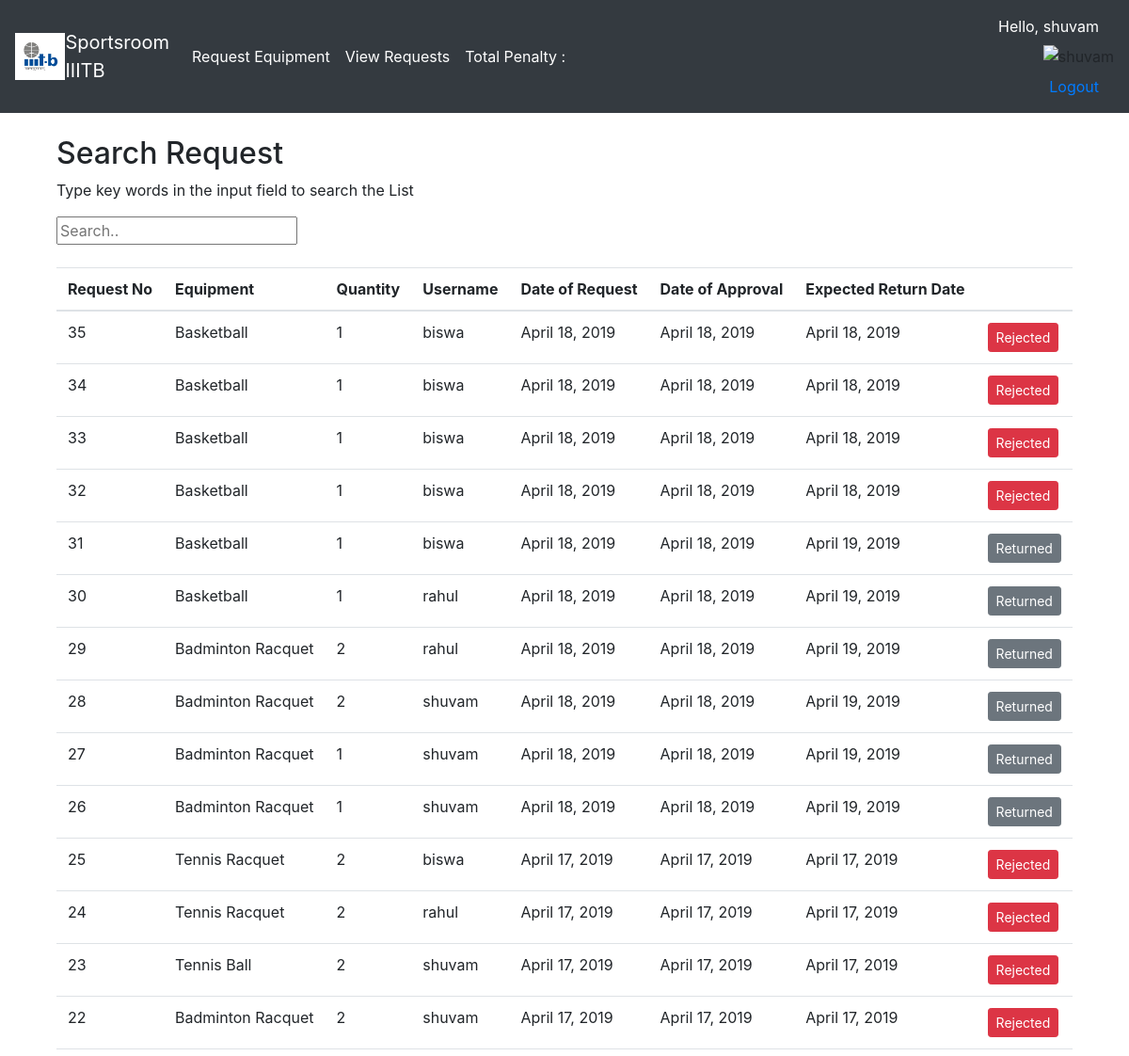
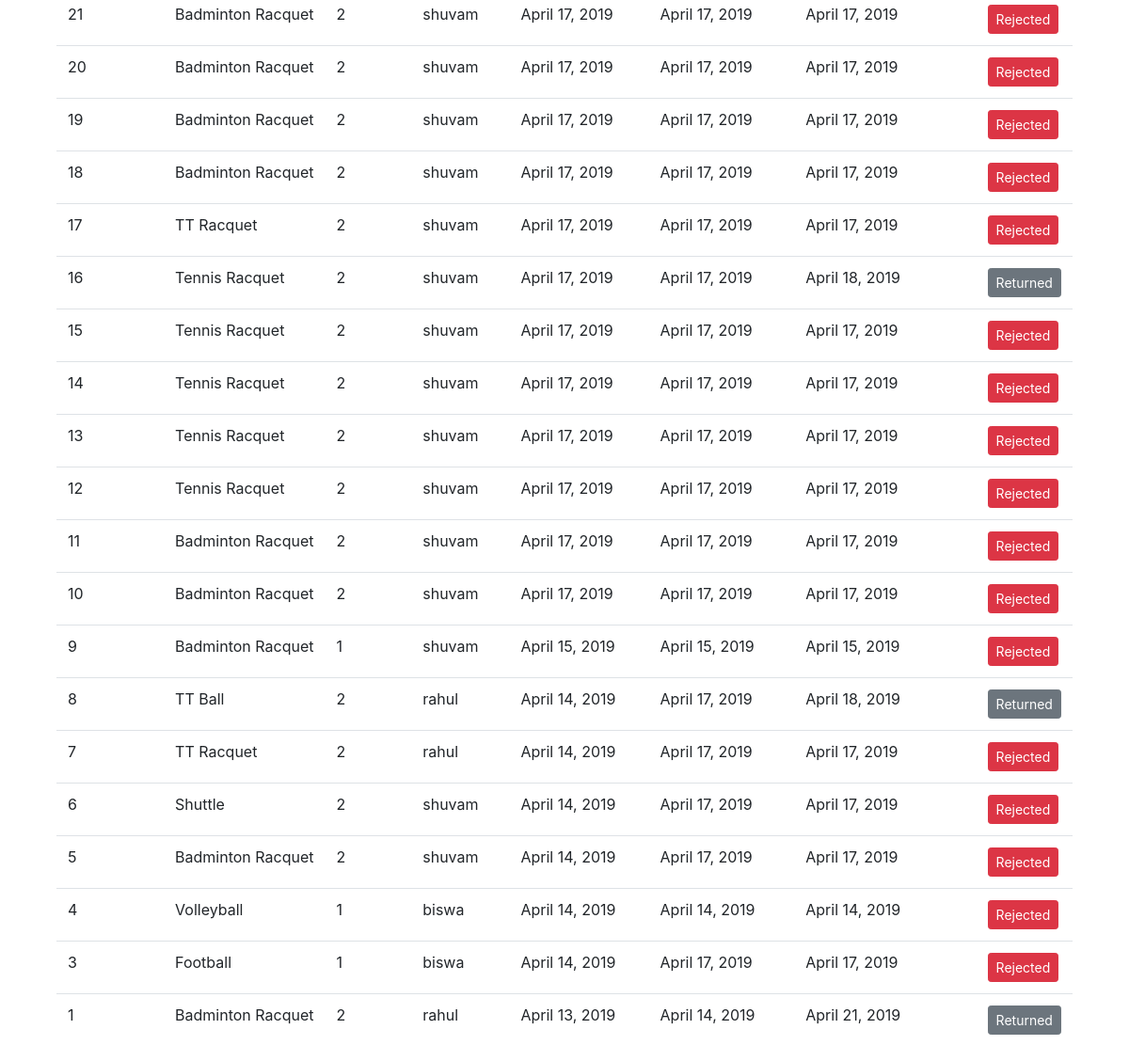
The app's page /sportsEquipment/approvedRequest/ (signed in), older data (2 pictures, top to bottom).
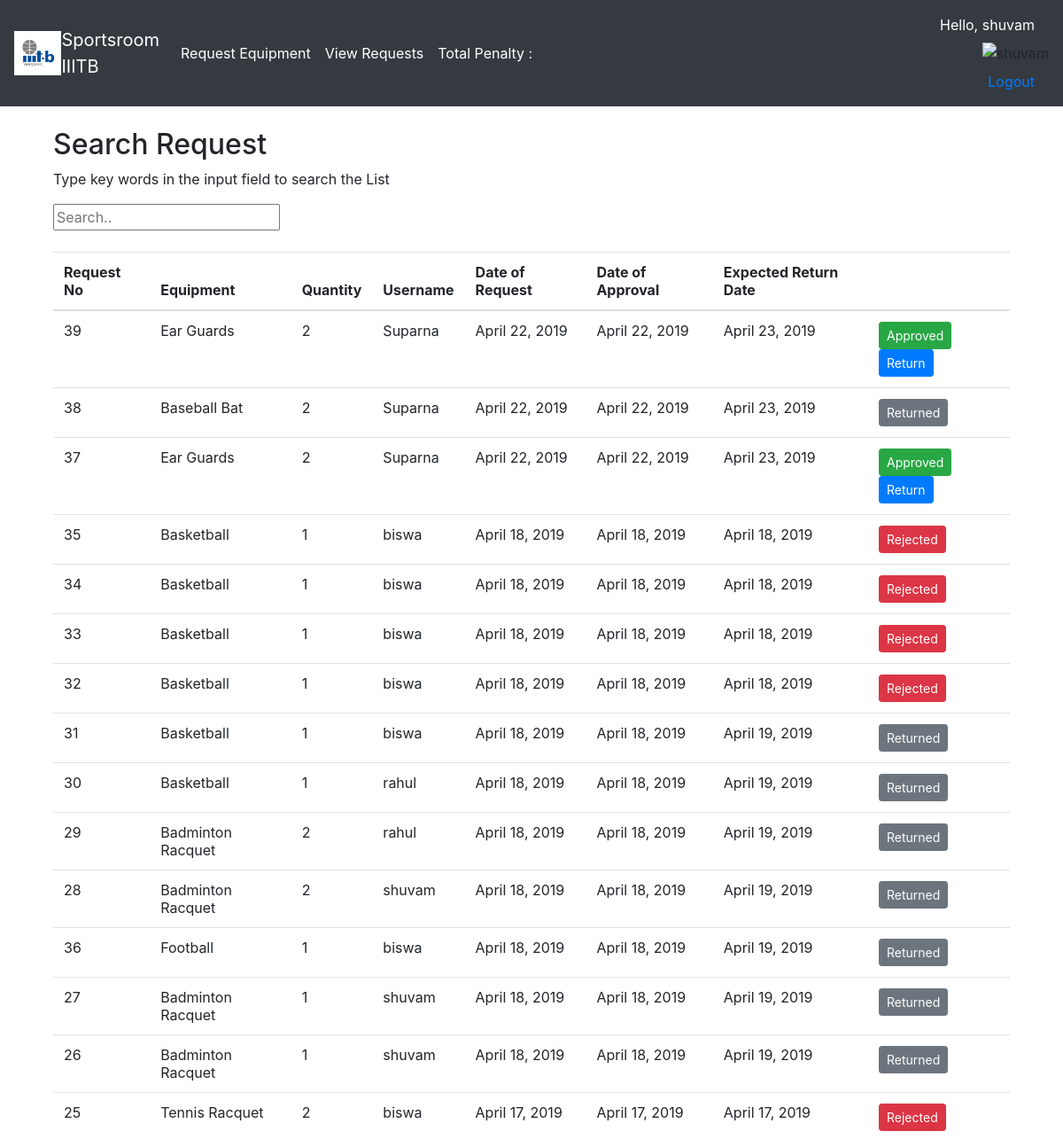
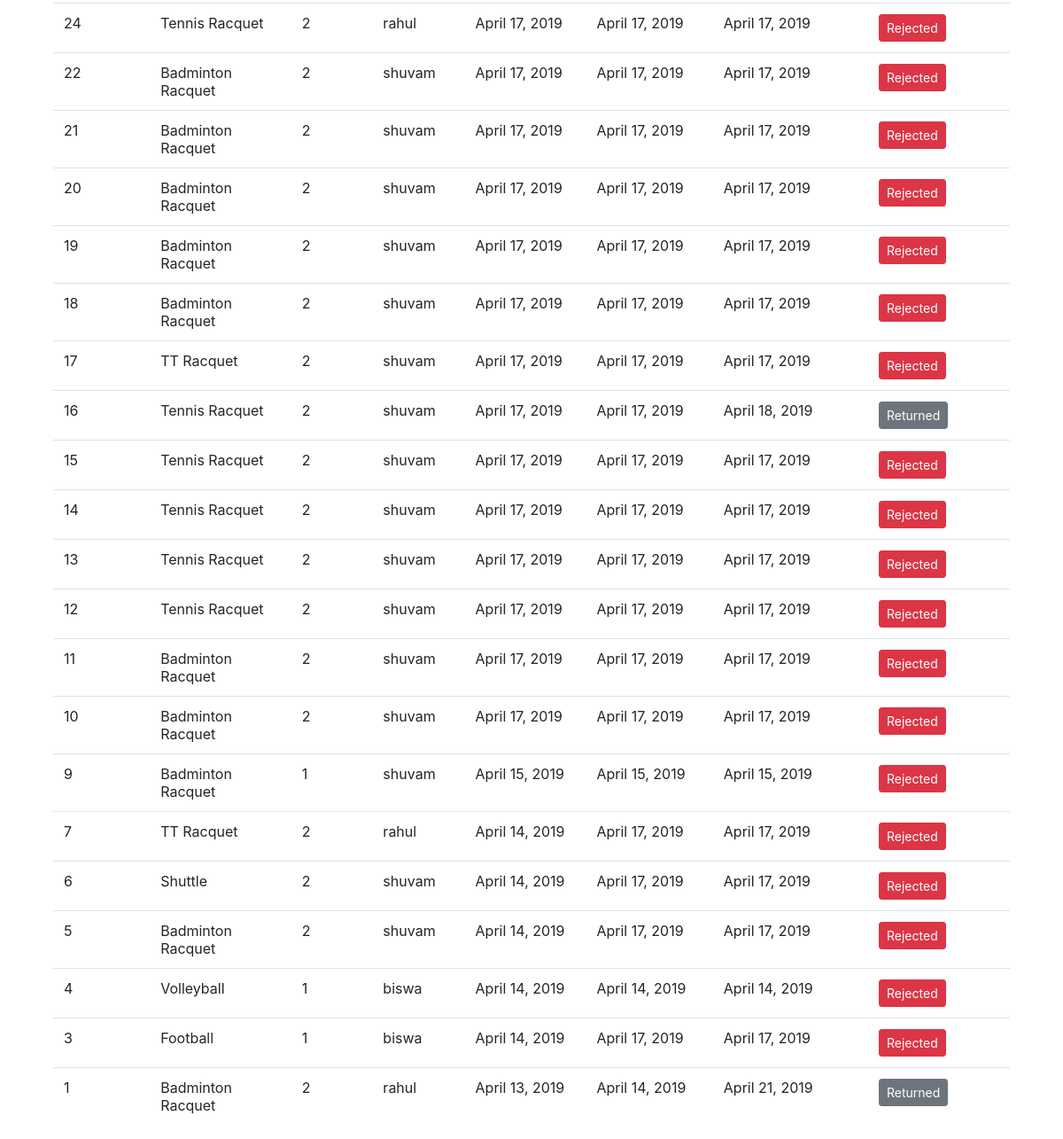
The same page, newer data (2 pictures, top to bottom).
### sportsEquipment/models.py (models this page shows, shortened)
class EquipmentRequest(models.Model):
    reqId           =   models.AutoField(primary_key=True)
    eqp             =   models.ForeignKey(Equipments,on_delete=models.CASCADE)
    quantity        =   models.IntegerField(validators=[MinValueValidator(1), MaxValueValidator(2)])
    user            =   models.ForeignKey(User,on_delete=models.CASCADE)
    dtOfRequest     =   models.DateTimeField()
    dtAvailed       =   models.DateTimeField(null=True)
    dtOfExpRet      =   models.DateTimeField(null=True)
    dtOfActualRet   =   models.DateTimeField(null=True)
    penalty         =   models.IntegerField(default=0)
    choices = (
        (0, 'PENDING'),
        (1, 'ACCEPTED'),
        (2, 'REJECTED'),
        (3, 'RETURNED')
    )
    reqStatus       =   models.IntegerField(default=0,choices=choices)

class Equipments(models.Model):
    eqpId       = models.AutoField(primary_key=True)
    eqpName     = models.CharField(max_length=50)
    eqpQuantity = models.IntegerField(validators=[MinValueValidator(1)])
    eqpQuantityTaken = models.IntegerField(default=0,validators=[MaxValueValidator(eqpQuantity)])

### sportsEquipment/views.py (the view)
# urls.py: path(r'approvedRequest/',views.approvedRequest,name='approvedRequest'),
@login_required
def approvedRequest(request):
    lstProcessedRequest = list(EquipmentRequest.objects.filter(reqStatus__in = [1,2,3]).order_by('-dtOfRequest'))
    print("No of processed requests: ", len(lstProcessedRequest))
    return render(request, 'AdminUser/processedRequest.html', {'lstProcessedRequest': lstProcessedRequest});

### templates/AdminUser/processedRequest.html (shortened to what this page needs)
{% extends 'MasterLayout/baseLayout.html' %}
{% block body %}
  <div class="container">
    <br>
    <h2>Search Request</h2>
    <p>Type key words in the input field to search the List</p>
    <input id="myInput" type="text" placeholder="Search..">
    <br><br>
    <table class="table table-hover">
    <thead>
      <tr>
        <th>Request No</th>
        <th>Equipment</th>
        <th>Quantity</th>
        <th>Username</th>
        <th>Date of Request</th>
        <th>Date of Approval</th>
        <th>Expected Return Date</th>
        <th></th>
      </tr>
    </thead>
    <tbody id="myTable">
      {% for processedRequest in lstProcessedRequest %}
      <tr>
        <td>{{ processedRequest.reqId }}
        <td>{{ processedRequest.eqp.eqpName }}</td>
        <td>{{ processedRequest.quantity }} </td>
        <td>{{ processedRequest.user.username }}</td>
        <td>{{ processedRequest.dtOfRequest.date }}</td>
        <td>{{ processedRequest.dtAvailed.date }}</td>
        <td>{{ processedRequest.dtOfExpRet.date }}</td>
        <td>
            {% if processedRequest.reqStatus == 1 %}
                <a href="#" class="btn btn-success btn-sm" role="button" aria-pressed="true" > Approved </a>
                <a href="{% url 'sportsEquipment:processReturnRequest' %}?reqId={{ processedRequest.reqId }}" class="btn btn-primary btn-sm" role="button" aria-pressed="true" > Return</a>
            {% elif processedRequest.reqStatus == 2%}
                <a href="#" class="btn btn-danger btn-sm" role="button" aria-pressed="true" > Rejected </a>
            {% else %}
                <a href="#" class="btn btn-secondary btn-sm" role="button" aria-pressed="true" > Returned </a>
            {% endif %}
        </td>
      </tr>
      {% endfor %}
    </tbody>
  </table>
  </div>
{% endblock %}

### templates/MasterLayout/baseLayout.html (shortened to what this page needs)
<html>
    <head>
    </head>
    {% load static %}
    <link rel="stylesheet" href="{% static '/css/style.css'%}">
    <link rel="stylesheet" href="{% static '/css/bootstrap.min.css'%}">
    <body>
        <nav class="navbar navbar-expand navbar-dark bg-dark">
          <img src="/media/profile_pics/IIIT-B_logo copy.jpg" style="max-height:50px" />
          <a class="navbar-brand" href="{% url 'sportsEquipment:home' %}">Sportsroom<br>IIITB</a>
          <div class="collapse navbar-collapse" id="navbarsExample02">
            {% if user.is_superuser %}
              <ul class="navbar-nav mr-auto">
              <li class="nav-item active">
                <a class="nav-link" href="{% url 'sportsEquipment:pendingRequest' %}">Pending Request <span class="sr-only">(current)</span></a>
              </li>
              <li class="nav-item active">
                <a class="nav-link" href="{% url 'sportsEquipment:approvedRequest' %}">Processed Request <span class="sr-only">(current)</span></a>
              </li>
              <li class="nav-item active">
                <a class="nav-link" href="{% url 'sportsEquipment:addEquip' %}">Add Equipment <span class="sr-only">(current)</span></a>
              </li>
              <li class="nav-item active">
                <a class="nav-link" href="{% url 'sportsEquipment:viewEquipList' %}">View Equipment <span class="sr-only">(current)</span></a>
              </li>
              <li class="nav-item active">
                <a class="nav-link" href="{% url 'sportsEquipment:penalty' %}">Check Penalty <span class="sr-only">(current)</span></a>
              </li>
            </ul>
            {% else %}
              <ul class="navbar-nav mr-auto">
              <li class="nav-item active">
                <a class="nav-link" href="{% url 'sportsEquipment:eqpRequest' %}">Request Equipment <span class="sr-only">(current)</span></a>
              </li>
              <li class="nav-item active">
                <a class="nav-link" href="{% url 'sportsEquipment:viewRequest' %}">View Requests <span class="sr-only">(current)</span></a>
              </li>
              <li class="nav-item active">
                <a class="nav-link" href="">Total Penalty : {{ userProfile.totalPenalty }} <span class="sr-only">(current)</span></a>
              </li>
            </ul>
            {% endif %}
              <div align="right">
                    <li class="nav-link ">
                        <font color="white">Hello, {{ user.username }}</font>
                    </li>
                  <img src="/media/{{ userProfile.profile_pic }}" style="max-height:100px" alt="{{ user }}"/>
                  {% if user.is_authenticated %}
                  <a class="nav-link" href="{% url 'login:logout' %}">Logout</a>
                    {% else %}
                  <a class="nav-link" href="{% url 'login:user_login' %}">Login</a>
                    {% endif %}
              </div>
          </div>
        </nav>
        <div class="container">
            {% block body %}
            {%  endblock%}
        </div>
    </body>
</html>

Row changes from the older to the newer data that the page shows:
removed EquipmentRequest: reqId "23", eqp.eqpName "Tennis Ball", quantity "2", user.username "shuvam", dtOfRequest "April 17, 2019", dtAvailed "April 17, 2019", dtOfExpRet "April 17, 2019", reqStatus "Rejected"
removed EquipmentRequest: reqId "8", eqp.eqpName "TT Ball", quantity "2", user.username "rahul", dtOfRequest "April 14, 2019", dtAvailed "April 17, 2019", dtOfExpRet "April 18, 2019", reqStatus "Returned"
added EquipmentRequest: reqId "39", eqp.eqpName "Ear Guards", quantity "2", user.username "Suparna", dtOfRequest "April 22, 2019", dtAvailed "April 22, 2019", dtOfExpRet "April 23, 2019"
added EquipmentRequest: reqId "38", eqp.eqpName "Baseball Bat", quantity "2", user.username "Suparna", dtOfRequest "April 22, 2019", dtAvailed "April 22, 2019", dtOfExpRet "April 23, 2019", reqStatus "Returned"
added EquipmentRequest: reqId "37", eqp.eqpName "Ear Guards", quantity "2", user.username "Suparna", dtOfRequest "April 22, 2019", dtAvailed "April 22, 2019", dtOfExpRet "April 23, 2019"
added EquipmentRequest: reqId "36", eqp.eqpName "Football", quantity "1", user.username "biswa", dtOfRequest "April 18, 2019", dtAvailed "April 18, 2019", dtOfExpRet "April 19, 2019", reqStatus "Returned"
